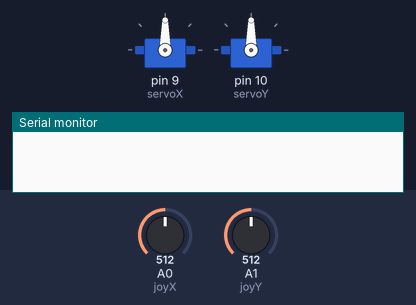
Simulated run of this sketch. Board: Arduino Uno, built with avr-gcc and run on an emulated ATmega328P. Parts: 2 × servo, the last lines printed to the serial monitor. Inputs (shaded band) come from the test bench; at power-on: A0 (joyX) = 512, A1 (joyY) = 512.

Above: at 1.2 s.
1.3 s: A0 (joyX) set to 989
2.8 s: A0 (joyX) set to 1014
At 4.8 s:
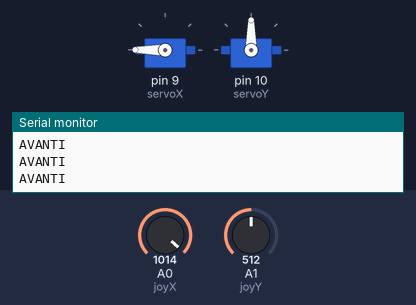
5.3 s: A1 (joyY) set to 20
At 5.98 s:
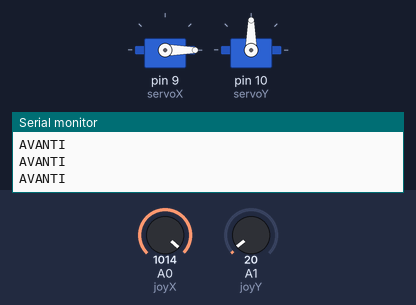
8.3 s: A1 (joyY) set to 16
At 9.32 s:
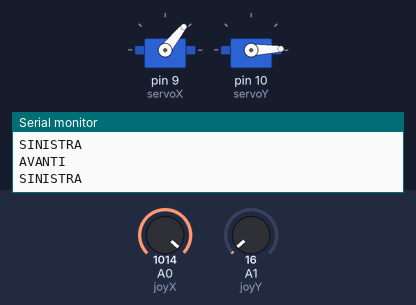
11.3 s: A1 (joyY) set to 994
14.3 s: A1 (joyY) set to 1016
At 18.1 s:
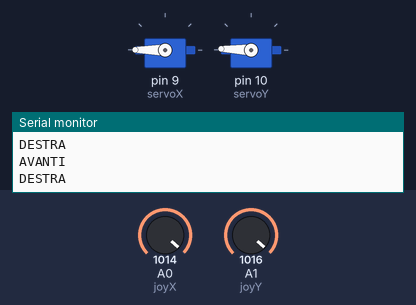
Timing chart, 0 to 18.3 s (numbered marks = the images above; inputs shaded):
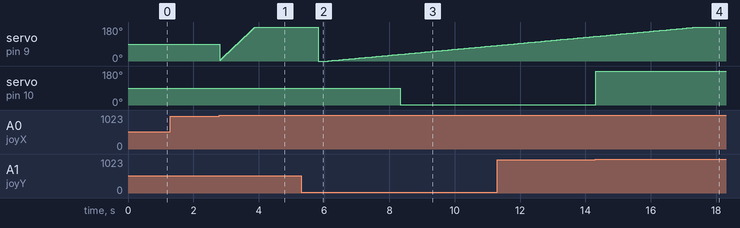

The sketch:

joystick_motori_jan24a.ino
```cpp
#include <Servo.h>

Servo myServoX;         // Oggetto ServoX
Servo myServoY;         // Oggetto ServoY
int servoX = 9;         // Pin Servo X
int servoY = 10;        // Pin Servo Y
int posX = 90;          // Posizione iniziale del ServoX
int posY = 90;          // Posizione iniziale del ServoY
int joyX = A0;          // Ingresso analogico del Joystick X
int joyY = A1;          // Ingresso analogico del Joystick Y
int joyValueX = 0;      // Valore letto X
int joyValueY = 0;      // Valore letto Y
int outValueX = 0;      // Valore mappato sull'out ServoX
int outValueY = 0;      // Valore mappato sull'out ServoY
int x = 5;

void setup()
{
  myServoX.attach(servoX);  // ServoX collegato al Pin 9
  myServoY.attach(servoY);  // ServoY collegato al Pin 10
  myServoX.write(posX);     // Inizializzazione posizione del ServoX a 90°
  myServoY.write(posY);     // Inizializzazione posizione del ServoY a 90°
  delay(50);
  Serial.begin(9600);
}

void loop() {
  // Lettura analogica del potenziometro
  joyValueX = analogRead(joyX);
  joyValueY = analogRead(joyY);
  // Mappatura del range, il potenziometro
  // viene letto sul piedino A0 (valore da 0 a 1023)
  // e convertito tramite l'istruzione map
  // ad un valore compreso tra 0° e 180°
  // cioè gli angoli che il Servo può coprire
  posX = map(joyValueX, 0, 1023, 0, 180);
  posY = map(joyValueY, 0, 1023, 0, 180);
  //Serial.println(posY);
  //myServoX.write(posX);
  //myServoY.write(posY);

  if(posX >= 177){
    myServoX.write(x);
    Serial.println("AVANTI");
    x+=5;
  }
  if(posX <= 2){
    myServoX.write(posX);
    Serial.println("INDIETRO");
    x+=5;
  }


  if(posY >= 177){
    myServoY.write(posY);
    Serial.println("DESTRA");
  }
  if(posY <= 2){
    myServoY.write(posY);
    Serial.println("SINISTRA");
  }


  delay(30);
}
```

Measured:
- the behaviour switches between 1005 and 1006 on A0 (joyX) (found by bisection; images 0 and 1)
- the behaviour switches between 18 and 17 on A1 (joyY) (found by bisection; images 2 and 3)
- the behaviour switches between 1005 and 1006 on A1 (joyY) (found by bisection; images 3 and 4)
- after the input at 1.3 s, every drawn part: stays the same
- after the input at 8.3 s, servo on pin 10 (servoY): 90° → 2° at once
- after the input at 14.3 s, servo on pin 10 (servoY): 2° → 178° at once
